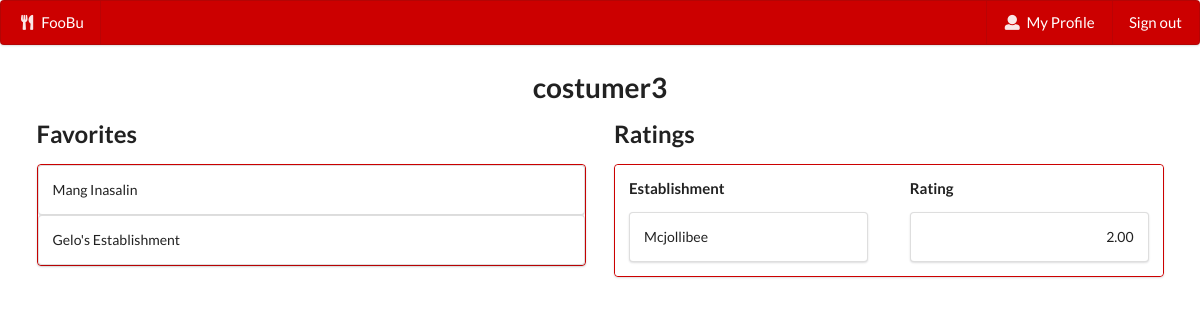
The app's page /foobu/profile/ (signed in) with its own data.
### food/models.py (models this page shows)
class Favorites(models.Model):
    cus = models.ForeignKey(RegisteredUser,blank=False,on_delete=models.CASCADE)
    est = models.ForeignKey(Establishment,blank=False,on_delete=models.CASCADE)

class Establishment(models.Model):
    id = models.AutoField(primary_key=True)
    owner = models.ForeignKey(RegisteredUser,blank=False,on_delete=models.CASCADE)
    name = models.TextField(blank=True)
    desc = models.TextField(blank=True)
    area = models.TextField(blank=True)
    street = models.TextField(blank=True)
    def __str__(self):
        return self.name

class Rates(models.Model):
    rating = models.DecimalField(decimal_places=2,max_digits=3)
    cus = models.ForeignKey(RegisteredUser,blank=False,on_delete=models.CASCADE)
    est = models.ForeignKey(Establishment,blank=False,on_delete=models.CASCADE)

### food/views.py (the view)
# urls.py: path('profile/', views.profile, name="profile"),
@login_required
def profile(request):
    user = request.user
    user_is_owner = RegisteredUser.objects.filter(user=user)[0].is_owner
    favorites_list = Favorites.objects.select_related('cus').filter(cus__user=user)
    rated_list = Rates.objects.filter(cus__user=user)
    rates_list = []
    owned = Establishment.objects.filter(owner__user=user)
    raters = len(Rates.objects.filter(cus__user=user))
    if raters !=0:
        for i in Rates.objects.filter(cus__user=user):
            rates_list.append(i.rating)
    return render(request,'food/profile.html',{'an_owner':user_is_owner, 'favorites_list':favorites_list, 'rates_list':rates_list, 'user':user, 'rated_list':rated_list, 'owned':owned})

### food/templates/food/profile.html
{% extends 'food/base.html' %}
{% block content %}
{% if an_owner %}
    <h1 align="center">{{ user }}</h1>
    <h2 style="padding-left: 50px;"> Owned Establishments
        <a href="{% url 'addestablishment' %}"
            <button class = "ui button"> <i class="plus icon"></i> Add </button>
        </a>
    </h2>
    <div class="ui centered container">
        <div class="ui segments container">
            {% for e in owned %}
                <a href = "{% url 'establishment' est_id=e.id %}" style = "color: inherit; text-decoration: none">
                    <div class = "ui segment">
                        <font size="4">{{ e }}</font>
                        &nbsp &nbsp &nbsp
                        <div class="ui small basic icon buttons">
                            <a href="{% url 'updateestablishment' est_id=e.id %}">
                                <button class = "mini ui button"> <i class="edit icon"></i> </button>
                            </a>
                            <a href="{% url 'deleteestablishment' est_id=e.id %}">
                                <button class = "mini ui button"> <i class="trash alternate icon"></i> </button>
                            </a>
                        </div>
                    </div>
                </a>
            {% endfor %}
        </div>
    </div>
{% else %}
    <h1 align="center">{{ user }}</h1>
    <div class = "ui two column centered grid container">
        <div class = "centered column">
            <h2>Favorites</h2>
            <div class = "ui segments" style = "border-color: #cc0000">
                {% if favorites_list %}
                    {% for fave in favorites_list %}
                        <a href = "{% url 'establishment' est_id=fave.est.id %}" style = "color: inherit; text-decoration: none">
                            <div class = "ui segment">
                                <p>{{fave.est}}</p>
                            </div>
                        </a>
                    {% endfor %}
                {% else %}
                    <div class = "ui segment">
                        <p>No favorites</p>
                    </div>
                {% endif %}
            </div>
        </div>
        <div class = "centered column">
            <h2>Ratings</h2>
            <div class = "ui segments" style = "border-color: #cc0000">
                {% if rated_list %}
                    <div class = "ui segment">
                        <div class = "ui two column relaxed grid">
                            <div class = "column">
                                <h4>Establishment</h4>
                                {% for r in rated_list %}
                                    <a href = "{% url 'establishment' est_id=r.est.id %}" style = "color: inherit; text-decoration: none">
                                        <div class = "ui segment">
                                            <p>{{r.est.name}}</p>
                                        </div>
                                    </a>
                                {% endfor %}
                            </div>
                            <div class = "column">
                                <h4>Rating</h4>
                                {% for rate in rates_list %}
                                    <a style = "color: inherit; text-decoration: none">
                                        <div class = "ui segment">
                                            <p align = "right">{{rate}}</p>
                                        </div>
                                    </a>
                                {% endfor %}
                            </div>
                        </div>
                    </div>
                {% else %}
                    <div class = "ui segment">
                        <p>You have rated no one yet</p>
                    </div>
                {% endif %}
            </div>
        </div>
    </div>
{% endif %}
{% endblock %}

### records on screen
Favorites: est "Mang Inasalin"
Favorites: est "Gelo's Establishment"
Rates: est.name "Mcjollibee", rates_list "2.00"

### other values on screen
{{ user }} "costumer3"
